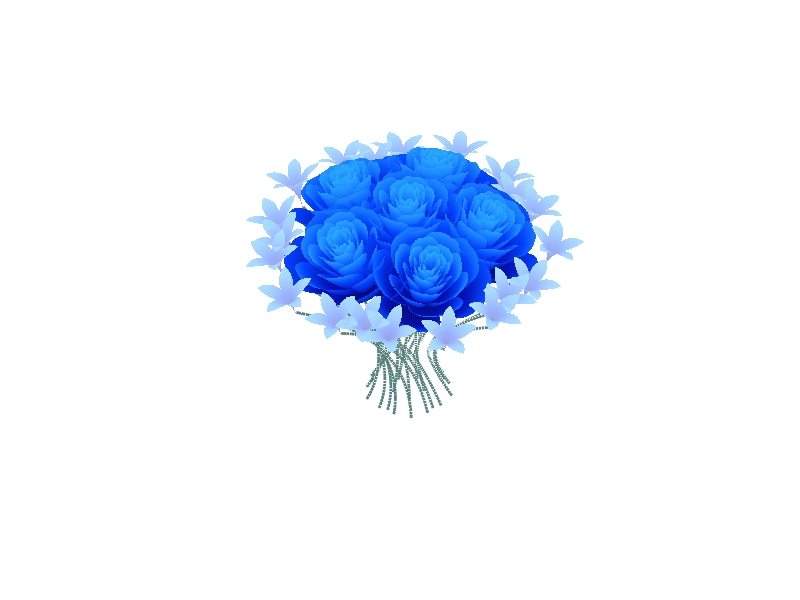

Write MATLAB code to recreate this figure.
function roseBouquet(varargin)
% roseBouquet - Create a 3D rose bouquet visualization (创建 3D 玫瑰花束)
%   roseBouquet() creates a rose bouquet with default colormap in the current axes.
%   在当前坐标区使用默认配色创建玫瑰花束。
%
%   roseBouquet(ax) creates a rose bouquet in the specified axes with default colormap.
%   在指定坐标区使用默认配色创建玫瑰花束。
%
%   roseBouquet(CList) creates a rose bouquet in the current axes using the
%   specified colormap matrix CList.
%   在当前坐标区使用指定的配色矩阵 CList 创建玫瑰花束。
%
%   roseBouquet(ax, CList) creates a rose bouquet in the specified axes using
%   the given colormap matrix.
%   在指定坐标区使用给定的配色矩阵创建玫瑰花束。
%
% Input:
%   ax    - axes handle (optional) (坐标轴句柄，可选)
%   CList - N×3 RGB matrix with values in [0, 1], specifying the custom
%           colormap for the rose bouquet. If not provided, a default colormap
%           is used. (N×3 RGB 矩阵，数值在 [0,1] 之间，指定玫瑰花束的自定义配色。
%           若未提供，则使用默认配色。)


% Zhaoxu Liu / slandarer (2026). rose bouquet 
% (https://www.mathworks.com/matlabcentral/fileexchange/154496-rose-bouquet), 
% MATLAB Central File Exchange. Retrieved April 15, 2026.
ax = gca; CList = [.02 .04 .39; .02 .06 .69; .01 .26 .99; .17 .69 1];
if nargin >= 1 && isa(varargin{1}, 'matlab.graphics.axis.Axes')
    ax = varargin{1};
    if nargin >= 2
        CList = varargin{2};
    end
elseif nargin >= 1
    CList = varargin{1};
    if nargin >= 2
        ax = varargin{2};
    end
end
hold(ax, 'on'); view(-87.5, 42); axis equal off
% Basic surface for rose
[xr, tr] = meshgrid((0:24)./24, (0:0.5:575)./575.*20.*pi + 4*pi);
pr = (pi/2)*exp(- tr./(8*pi));
cr = sin(15*tr)/150;
ur = 1 - (1 - mod(3.6*tr,2*pi)./pi).^4./2 + cr;
yr = 2*(xr.^2 - xr).^2.*sin(pr);
rr = ur.*(xr.*sin(pr) + yr.*cos(pr));
hr = ur.*(xr.*cos(pr) - yr.*sin(pr)) + .35;
xr = rr.*cos(tr);
yr = rr.*sin(tr);
% Basic surface for lily
rl = 0:.01:1;
tl = linspace(0, 2, 151);
wl = rl'*((abs((1 - mod(tl*5, 2))))/2 + .3);
xl = wl.*cospi(tl)./2.5;
yl = wl.*sinpi(tl)./2.5; 
hl = ((- cospi(wl*1.2) + 1).^.2)./2.5 + .32;

% Rotation matrix
Rx = @(rx) [1, 0, 0; 0, cos(rx), -sin(rx); 0, sin(rx), cos(rx)];
Rz = @(yz) [cos(yz), - sin(yz), 0; sin(yz), cos(yz), 0; 0, 0, 1];
Rz1 = Rz(pi/5); Rz2 = Rz(2*pi/5); Rz3 = Rz(2*pi/15);
Rx1 = Rx(pi/8); Rx2 = Rx(pi/9);

propr = {'EdgeAlpha',0.05, 'EdgeColor',[0 0 0], 'FaceColor','interp', 'CData',H2C(hr,CList)};
propl = {'EdgeColor','none', 'FaceColor','interp', 'CData',H2C(hl,CList.*.4 + .6)};

% Draw rose
surface(xr, yr, hr, propr{:})
[U, V, W] = matRotate(xr, yr, hr, Rx1);
V = V - .4; W = W - .1;
for k = 1:5
    [U, V, W] = matRotate(U, V, W, Rz2);
    surface(ax, U, V, W, propr{:})
    drawStraw(ax, U, V, W)
end

% Draw lily
[U, V, W] = matRotate(xl, yl, hl, Rx2);
Us{1} = U; Vs{1} = V - 1.35; Ws{1} = W;
[U, V, W] = matRotate(U, V - 1.15, W, Rz1);
Us{2} = U; Vs{2} = V; Ws{2} = W;
[U, V, W] = matRotate(xl, yl, hl, Rx2);
[U, V, W] = matRotate(U, V - 1.25, W, Rz3);
Us{3} = U; Vs{3} = V; Ws{3} = W;
[U, V, W] = matRotate(U, V, W, Rz3);
Us{4} = U; Vs{4} = V; Ws{4} = W;
for s = 1:4
    for k = 1:5
        [Us{s}, Vs{s}, Ws{s}] = matRotate(Us{s}, Vs{s}, Ws{s}, Rz2);
        surface(ax, Us{s}, Vs{s}, Ws{s}, propl{:})
        drawStraw(ax, Us{s}, Vs{s}, Ws{s})
    end
end

% Basic functions
    function C = H2C(H, CL)
        X = rescale(H, 0, 1);
        C = interp1(rescale(1:size(CL, 1), 0, 1), CL, X);
    end
    function [U, V, W] = matRotate(X, Y, Z, R)
        U = X; V = Y; W = Z;
        for i = 1:numel(X)
            v = [X(i); Y(i); Z(i)];
            n = R*v; U(i) = n(1); V(i) = n(2); W(i) = n(3);
        end
    end
    function pnts = bezierCurve(pnts, N)
        t = linspace(0, 1, N);
        p = size(pnts, 1) - 1;
        coe1 = factorial(p)./factorial(0:p)./factorial(p:-1:0);
        coe2 = ((t).^((0:p)')).*((1 - t).^((p:-1:0)'));
        pnts = (pnts'*(coe1'.*coe2))';
    end
    function drawStraw(ax, X, Y, Z)
        [m, n] = find(Z == min(min(Z)));
        m = m(1); n = n(1);
        x1 = X(m, n); y1 = Y(m, n); z1 = Z(m, n) + .03;
        xx = [x1, 0, (x1.*cos(pi/3) - y1.*sin(pi/3))./3].';
        yy = [y1, 0, (y1.*cos(pi/3) + x1.*sin(pi/3))./3].';
        zz = [z1, -.7, -1.5].';
        strawPnts = bezierCurve([xx, yy, zz], 50);
        plot3(ax, strawPnts(:,1), strawPnts(:,2), strawPnts(:,3),...
            'Color',[88,130,126]./255, 'LineWidth',2)
    end
end
